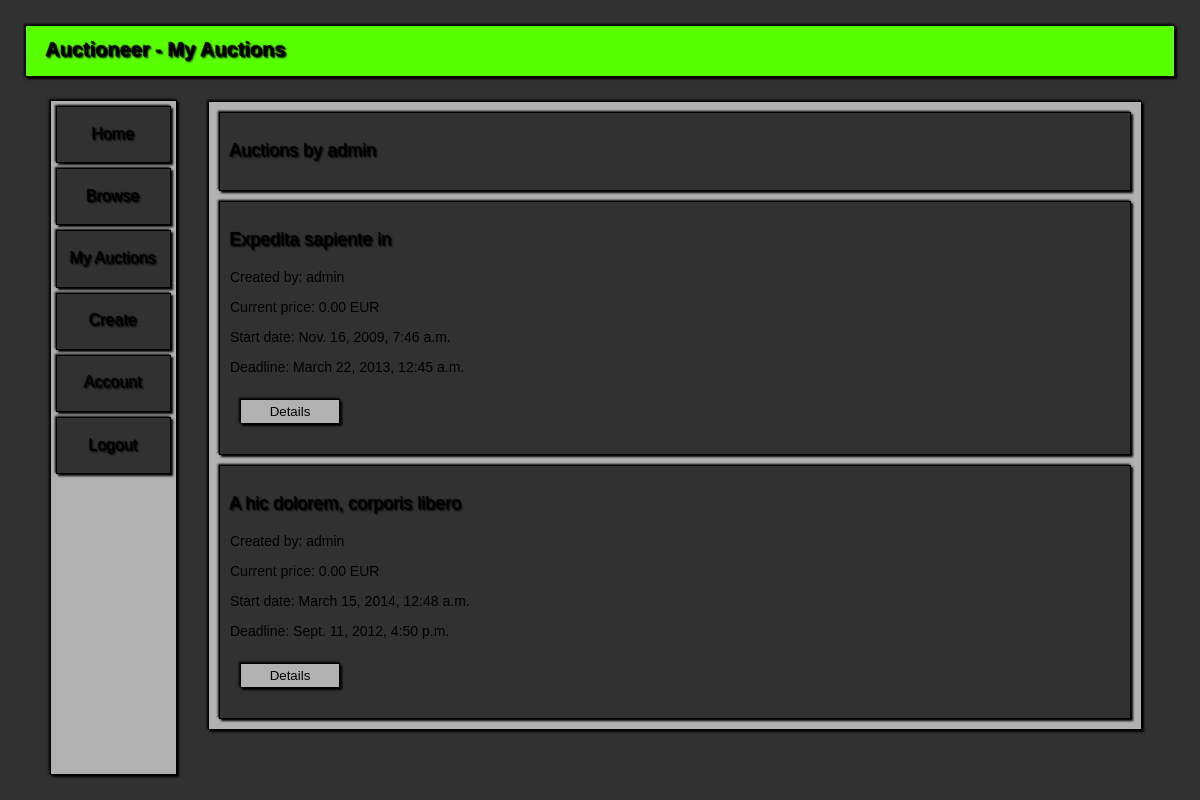
The page /auctioneer/account/auctions/ (signed in) on the database as committed earlier.
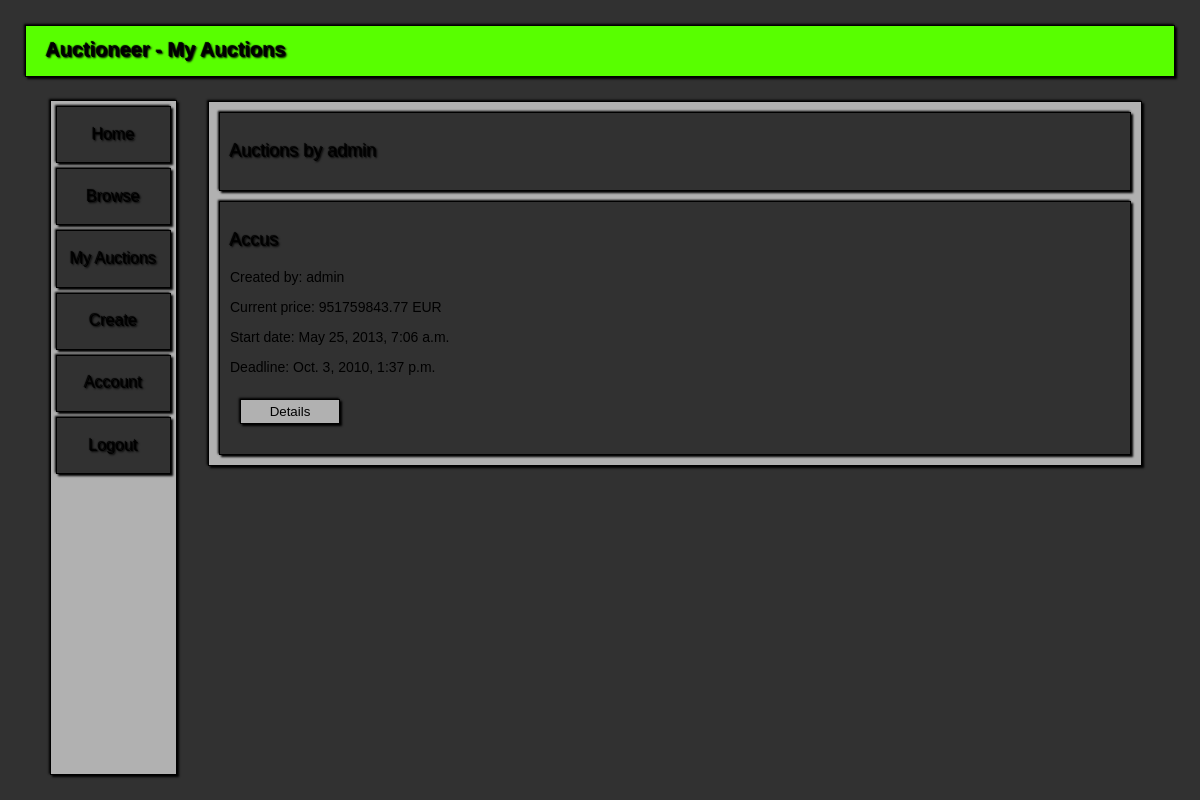
The same page on the database as committed later.
### Auctioneer/models.py (models this page shows, shortened)
class Auctions(models.Model):
    seller = models.ForeignKey(User)
    title = models.CharField(null=False, max_length=30)
    description = models.TextField(max_length=150)
    version = models.PositiveIntegerField(default=0)
    startingPrice = models.DecimalField(default=0.00, max_digits=12, decimal_places=2,
                                        validators=[MinValueValidator(Decimal('0.00'))])
    startDate = models.DateTimeField(null=False)
    stopDate = models.DateTimeField(null=False)
    banned = models.BooleanField(default=False)
    resolved = models.BooleanField(default=False)
    class Meta:
        permissions = (('ban_auctions', 'Can ban auctions'),)
        ordering = ['startDate']
    @classmethod
    def get_by_seller(cls, seller):
        try:
            return cls.objects.filter(seller=seller)
        except:
            return None

class Bids(models.Model):
    auction = models.ForeignKey(Auctions)
    bidder = models.ForeignKey(User)
    amount = models.DecimalField(max_digits=12, decimal_places=2, validators=[MinValueValidator(Decimal('0.00'))])
    timestamp = models.DateTimeField()
    class Meta:
        ordering = ['-amount']

### Auctioneer/views.py (the view)
# urls.py: url(r'^auctioneer/account/auctions/$', auctions),
@login_required
def auctions(request):
    is_logged_in = request.user.is_authenticated()
    content = Auctions.get_by_seller(request.user)
    return render_to_response('main.html', {'title': 'My Auctions', 'is_logged_in': is_logged_in,
                                            'tag': 'Auctions by '+request.user.username, 'content_list': content},
                              context_instance=RequestContext(request))

### templates/main.html (shortened to what this page needs)
{% load staticfiles %}
<!DOCTYPE HTML PUBLIC "-//W3C//DTD HTML 4.01 //EN" "http://www.w3.org/TR/html4/strict.dtd">
<html>
	<head>
		<link href="{% static "style_main.css"%}" rel="stylesheet" type="text/css">
	</head>
	<body>
		<div id=Container>
			<div id=PrimaryMenu>
				<h1>Auctioneer - {{ title }}</h1>
			</div>
            {% include "links.html" %}
			<div id=TopPatch>
			</div>
			<div id=Content>
                <div>
                    <h3>{{ tag }}</h3>
                </div>
                {% for content in content_list %}
                <div>
				    <h3>{{ content.title }}</h3>
                    <p>Created by: {{ content.seller }}</p>
                    {% with content.bids_set.all|first as bid %}
                    {% if bid %}
                    <p>Current price: {{ bid.amount }} EUR</p>
                    {% else %}
                    <p>Current price: {{ content.startingPrice }} EUR</p>
                    {% endif %}
                    {% endwith %}
                    <p>Start date: {{ content.startDate }}</p>
                    <p>Deadline: {{ content.stopDate }}</p>
                    <form action="/auctioneer/auctions/{{ content.id }}" method="get">
                        <input type="submit" class="button" value="Details">
                    </form>
                </div>
                {% empty %}
                <div>
                    <h3>No content!</h3>
                </div>
                {% endfor %}
			</div>
		</div>
	</body>
</html>

Rows that differ between the two databases and show on the page:
no longer on this page (row edited): Auctions: title "Expedita sapiente in", seller "admin", startingPrice "0.00", startDate "Nov. 16, 2009, 7:46 a.m.", stopDate "March 22, 2013, 12:45 a.m."
no longer on this page (row edited): Auctions: title "A hic dolorem, corporis libero", seller "admin", startingPrice "0.00", startDate "March 15, 2014, 12:48 a.m.", stopDate "Sept. 11, 2012, 4:50 p.m."
now on this page (row edited): Auctions: title "Accus", seller "admin", startDate "May 25, 2013, 7:06 a.m.", stopDate "Oct. 3, 2010, 1:37 p.m."
now on this page (row edited): Bids: amount "951759843.77"
